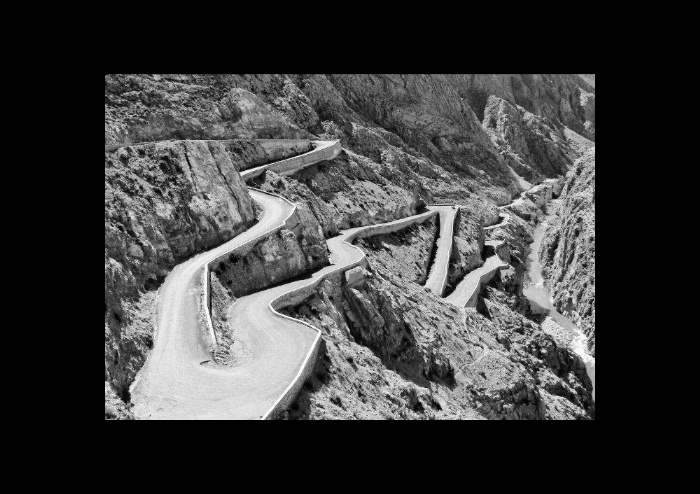
#> input picture images/tisdrin_test.jpg, 700 x 494 px, found by its file name
$ python MI.py
#> lines starting #> are read from the running program, lines starting #| are printed output that depends on the picture
# Importation des bibliothèques nécessaires
import numpy as np
import cv2
from scipy.optimize import minimize
import matplotlib.pyplot as plt

def calculate_histogram_2d(img1, img2, bins=256):
    """Calcule l'histogramme joint de deux images"""
    # Conversion en entiers pour l'histogramme
    img1_int = (img1 * (bins-1)).astype(np.int32)
    img2_int = (img2 * (bins-1)).astype(np.int32)

    # Aplatir les images en vecteurs 1D
    img1_flat = img1_int.flatten()
    img2_flat = img2_int.flatten()

    # Calcul de l'histogramme joint (2D)
    hist_joint, _, _ = np.histogram2d(img1_flat, img2_flat, bins=bins, range=[[0, bins-1], [0, bins-1]])

    return hist_joint

def mutual_information_manual(img1, img2, bins=64):
    """Calcule l'information mutuelle manuellement selon la formule"""
    # Calcul de l'histogramme joint
    hist_joint = calculate_histogram_2d(img1, img2, bins)

    # Conversion en probabilités (normalisation)
    prob_joint = hist_joint / np.sum(hist_joint)

    # Calcul des probabilités marginales
    prob_img1 = np.sum(prob_joint, axis=1)  # somme sur les colonnes
    prob_img2 = np.sum(prob_joint, axis=0)  # somme sur les lignes

    # Calcul de l'information mutuelle selon la formule
    mi = 0.0
    for i in range(bins):
        for j in range(bins):
            if prob_joint[i, j] > 0:  # éviter log(0)
                # Calcul du terme : p(x,y) * log(p(x,y) / (p(x) * p(y)))
                if prob_img1[i] > 0 and prob_img2[j] > 0:
                    mi += prob_joint[i, j] * np.log(prob_joint[i, j] / (prob_img1[i] * prob_img2[j]))

    return mi

def mi_cost(params, img_ref, img_mov, mask=None):
    """Fonction qui calcule le coût MI (on veut maximiser MI, donc minimiser -MI)"""
    # Récupération des paramètres de transformation
    tx, ty, angle = params  # translation en x, y et rotation

    # Création de la matrice de transformation (rotation autour du centre)
    M = cv2.getRotationMatrix2D((img_mov.shape[1]//2, img_mov.shape[0]//2), angle, 1.0)
    # Ajout de la translation à la matrice
    M[0, 2] += tx  # translation en x
    M[1, 2] += ty  # translation en y

    # Application de la transformation à l'image mobile
    img_transformed = cv2.warpAffine(img_mov, M, (img_ref.shape[1], img_ref.shape[0]))

    # Application du masque si fourni
    if mask is not None:
        img1_masked = img_ref * mask
        img2_masked = img_transformed * mask
        # Sélectionner seulement les pixels du masque pour le calcul
        mask_bool = mask > 0
        img1_masked = img1_masked[mask_bool]
        img2_masked = img2_masked[mask_bool]
    else:
        img1_masked = img_ref
        img2_masked = img_transformed

    # Calcul de l'information mutuelle
    mi = mutual_information_manual(img1_masked, img2_masked, bins=64)

    # Retourner -MI car on veut maximiser MI (minimize cherche le minimum)
    return -mi

def register_images_mi(img_ref, img_mov, initial_params=[0, 0, 0]):
    """Fonction principale qui trouve les meilleurs paramètres de recalage par MI"""

    # Conversion des images couleur en niveaux de gris
    if len(img_ref.shape) == 3:  # si l'image a 3 canaux (RGB)
        img_ref = cv2.cvtColor(img_ref, cv2.COLOR_BGR2GRAY)
    if len(img_mov.shape) == 3:
        img_mov = cv2.cvtColor(img_mov, cv2.COLOR_BGR2GRAY)

    # Normalisation des valeurs entre 0 et 1 (au lieu de 0-255)
    img_ref = img_ref.astype(np.float32) / 255.0
    img_mov = img_mov.astype(np.float32) / 255.0

    # Optimisation : cherche les paramètres qui maximisent MI (minimisent -MI)
    result = minimize(mi_cost, initial_params,  # commence avec [0,0,0]
                     args=(img_ref, img_mov),   # passe les images à la fonction
                     method='Powell',           # algorithme d'optimisation
                     options={'maxiter': 1000}) # maximum 1000 itérations

    return result.x  # retourne les meilleurs paramètres trouvés

def apply_transformation(img, params):
    """Applique la transformation trouvée à une image"""
    tx, ty, angle = params  # récupère les paramètres

    # Création de la même matrice de transformation
    M = cv2.getRotationMatrix2D((img.shape[1]//2, img.shape[0]//2), angle, 1.0)
    M[0, 2] += tx
    M[1, 2] += ty

    # Application de la transformation
    return cv2.warpAffine(img, M, (img.shape[1], img.shape[0]))

def calculate_mi_score(img_ref, img_mov):
    """Calcule le score MI final entre deux images (pour vérification)"""
    # Conversion en niveaux de gris si nécessaire
    if len(img_ref.shape) == 3:
        img_ref = cv2.cvtColor(img_ref, cv2.COLOR_BGR2GRAY)
    if len(img_mov.shape) == 3:
        img_mov = cv2.cvtColor(img_mov, cv2.COLOR_BGR2GRAY)

    # Normalisation
    img_ref = img_ref.astype(np.float32) / 255.0
    img_mov = img_mov.astype(np.float32) / 255.0

    # Calcul MI
    return mutual_information_manual(img_ref, img_mov, bins=64)

# Script principal
# Script principal
if __name__ == "__main__":
    # 1. Charger vos images (remplacez par vos chemins)
    img_ref = cv2.imread('images/tisdrin_test.jpg')
#> img_ref is the input picture: shape (494, 700, 3); min 0, max 255, mean 59.5
    img_mov = cv2.imread('images/tisdrin_test_30_12_20deg.jpg')
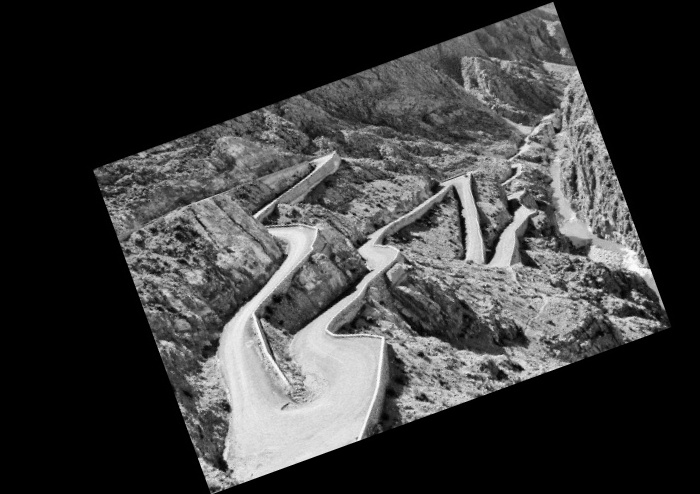
#> input picture images/tisdrin_test_30_12_20deg.jpg, 700 x 494 px, found by its file name
#> img_mov is the input picture: shape (494, 700, 3); min 0, max 255, mean 59.6
    # Score MI avant recalage
    mi_before = calculate_mi_score(img_ref, img_mov)
#> in calculate_histogram_2d, `hist_joint, _, _ = np.histogram2d(img1_flat, img2_flat, bins=bins, ran..`:
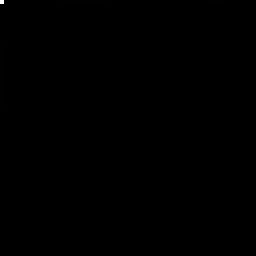
#> hist_joint: shape (64, 64) float64 (shown 4 times larger); min 0, max 149652, mean 84.4; drawn with min black and max white
#> in mutual_information_manual, `prob_img1 = np.sum(prob_joint, axis=1)`: prob_img1 = 64 values, max 0.51 at index 0, min 6.65e-05 at index 63, mean 0.0156
#> in mutual_information_manual, `prob_img2 = np.sum(prob_joint, axis=0)`: prob_img2 = 64 values, max 0.507 at index 0, min 1.45e-05 at index 63, mean 0.0156
#> after the loop in mutual_information_manual, `for i in range(bins):`: mi = 0.293
#> mi_before = 0.293
    print(f"Score MI avant recalage: {mi_before:.4f}")
#| Score MI avant recalage: 0.2927

    # 2. Lancer le recalage (trouve les meilleurs paramètres)
    params = register_images_mi(img_ref, img_mov)
#> in register_images_mi, `result = minimize(mi_cost, initial_params,  # commence avec [0,0,0] ar..`: result = {'fun': -1.51, 'direc': [[1, 0, 0], [0, 1, 0], [0, 0, 1]], 'nit': 5, 'nfev': 282, 'status': 0, 'success': True, 'message': 'Optimization terminated successfully.', 'x': [-30, -11.99, -20]}
#> params = [-30, -11.99, -20]
    tx, ty, angle = params  # déballage pour clarté
#> tx = -30; ty = -11.99; angle = -20
    print(f"Paramètres trouvés :")
    print(f"  → Tx: {tx:.2f} pixels")
#|   → Tx: -30.00 pixels
    print(f"  → Ty: {ty:.2f} pixels")
#|   → Ty: -11.99 pixels
    print(f"  → Angle: {angle:.2f}°")
#|   → Angle: -20.00°

    # 3. Appliquer la transformation à l'image mobile
    img_registered = apply_transformation(img_mov, params)
#> in apply_transformation, `tx, ty, angle = params`: tx = -30; ty = -11.99; angle = -20
#> in apply_transformation, `M = cv2.getRotationMatrix2D((img.shape[1]//2, img.shape[0]//2), angle,..`: M = [[0.94, -0.342, 105.6], [0.342, 0.94, -104.8]]

    # Score MI après recalage
    mi_after = calculate_mi_score(img_ref, img_registered)
#> mi_after = 1.51
    print(f"Score MI après recalage: {mi_after:.4f}")
#| Score MI après recalage: 1.5136
    print(f"Amélioration: {mi_after - mi_before:.4f}")
#| Amélioration: 1.2209

    # 4. Affichage des résultats (avant/après)
    plt.figure(figsize=(15, 5))

    # Image de référence
    plt.subplot(131)
    plt.imshow(cv2.cvtColor(img_ref, cv2.COLOR_BGR2RGB))
    plt.title('Image de référence')
    plt.axis('off')

    # Image mobile originale
    plt.subplot(132)
    plt.imshow(cv2.cvtColor(img_mov, cv2.COLOR_BGR2RGB))
    plt.title(f'Image mobile')
    plt.axis('off')

    # [5 lines of commented-out code are left out]

    plt.tight_layout()
    plt.show()
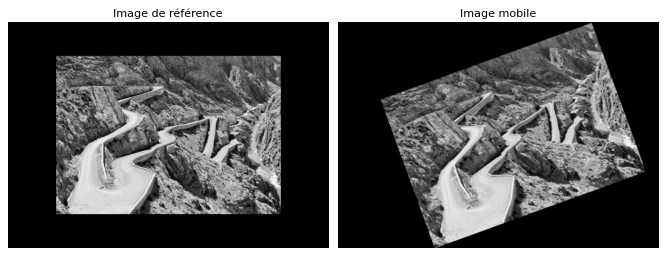
#> figure drawn by matplotlib, 2 panels

    # 5. Optionnel : Affichage de l'histogramme joint pour visualiser
    plt.figure(figsize=(12, 4))

    # Histogramme joint avant recalage
    plt.subplot(121)
    hist_before = calculate_histogram_2d(
        cv2.cvtColor(img_ref, cv2.COLOR_BGR2GRAY).astype(np.float32)/255.0,
        cv2.cvtColor(img_mov, cv2.COLOR_BGR2GRAY).astype(np.float32)/255.0
    )
    plt.imshow(hist_before, cmap='hot', origin='lower')
    plt.title(f'Histogramme joint AVANT\nMI: {mi_before:.3f}')
    plt.xlabel('Intensité image mobile')
    plt.ylabel('Intensité image référence')

    # Histogramme joint après recalage
    plt.subplot(122)
    hist_after = calculate_histogram_2d(
        cv2.cvtColor(img_ref, cv2.COLOR_BGR2GRAY).astype(np.float32)/255.0,
        cv2.cvtColor(img_registered, cv2.COLOR_BGR2GRAY).astype(np.float32)/255.0
    )
    plt.imshow(hist_after, cmap='hot', origin='lower')
    plt.title(f'Histogramme joint APRÈS\nMI: {mi_after:.3f}')
    plt.xlabel('Intensité image mobile')
    plt.ylabel('Intensité image référence')

    plt.tight_layout()
    plt.show()
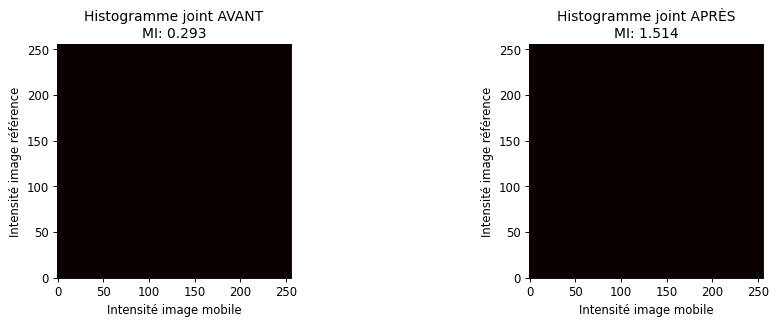
#> figure drawn by matplotlib, 2 panels
